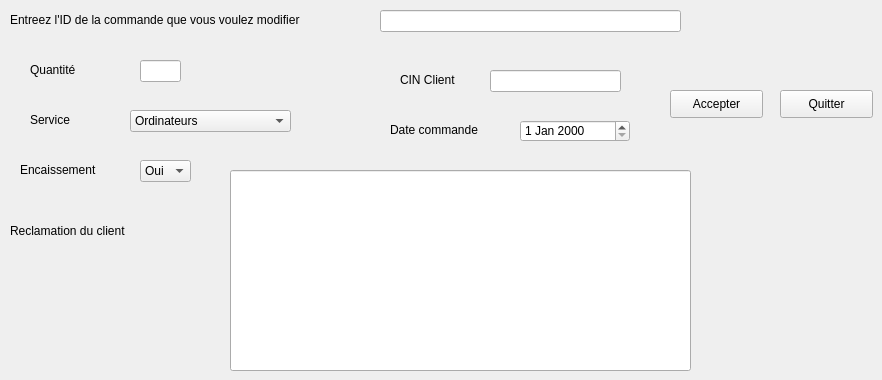
       <widget class="QWidget" name="tab_30">
        <attribute name="title">
         <string>Modifier commande</string>
        </attribute>
        <widget class="QLineEdit" name="m_reclamation_slim">
         <property name="geometry">
          <rect>
           <x>230</x>
           <y>170</y>
           <width>461</width>
           <height>201</height>
          </rect>
         </property>
        </widget>
        <widget class="QLabel" name="label_11_slim">
         <property name="geometry">
          <rect>
           <x>10</x>
           <y>10</y>
           <width>321</width>
           <height>20</height>
          </rect>
         </property>
         <property name="text">
          <string>Entreez l'ID de la commande que vous voulez modifier</string>
         </property>
        </widget>
        <widget class="QLineEdit" name="m_cinclient_slim">
         <property name="geometry">
          <rect>
           <x>490</x>
           <y>70</y>
           <width>131</width>
           <height>22</height>
          </rect>
         </property>
        </widget>
        <widget class="QLabel" name="label_24_slim">
         <property name="geometry">
          <rect>
           <x>20</x>
           <y>160</y>
           <width>81</width>
           <height>20</height>
          </rect>
         </property>
         <property name="text">
          <string>Encaissement</string>
         </property>
        </widget>
        <widget class="QPushButton" name="A_quitter4_slim">
         <property name="geometry">
          <rect>
           <x>780</x>
           <y>90</y>
           <width>93</width>
           <height>28</height>
          </rect>
         </property>
         <property name="text">
          <string>Quitter</string>
         </property>
        </widget>
        <widget class="QLabel" name="label_25_slim">
         <property name="geometry">
          <rect>
           <x>30</x>
           <y>110</y>
           <width>81</width>
           <height>20</height>
          </rect>
         </property>
         <property name="text">
          <string>Service</string>
         </property>
        </widget>
        <widget class="QPushButton" name="modifier_slim">
         <property name="geometry">
          <rect>
           <x>670</x>
           <y>90</y>
           <width>93</width>
           <height>28</height>
          </rect>
         </property>
         <property name="text">
          <string>Accepter</string>
         </property>
        </widget>
        <widget class="QLabel" name="label_26_slim">
         <property name="geometry">
          <rect>
           <x>400</x>
           <y>70</y>
           <width>81</width>
           <height>20</height>
          </rect>
         </property>
         <property name="text">
          <string>CIN Client</string>
         </property>
        </widget>
        <widget class="QLabel" name="label_15_slim">
         <property name="geometry">
          <rect>
           <x>10</x>
           <y>210</y>
           <width>131</width>
           <height>41</height>
          </rect>
         </property>
         <property name="text">
          <string>Reclamation du client</string>
         </property>
        </widget>
        <widget class="QLabel" name="label_16_slim">
         <property name="geometry">
          <rect>
           <x>390</x>
           <y>120</y>
           <width>101</width>
           <height>20</height>
          </rect>
         </property>
         <property name="text">
          <string>Date commande</string>
         </property>
        </widget>
        <widget class="QLineEdit" name="m_quantite_slim">
         <property name="geometry">
          <rect>
           <x>140</x>
           <y>60</y>
           <width>41</width>
           <height>22</height>
          </rect>
         </property>
        </widget>
        <widget class="QLabel" name="label_17_slim">
         <property name="geometry">
          <rect>
           <x>30</x>
           <y>60</y>
           <width>81</width>
           <height>20</height>
          </rect>
         </property>
         <property name="text">
          <string>Quantité</string>
         </property>
        </widget>
        <widget class="QDateEdit" name="m_datecommande_slim">
         <property name="geometry">
          <rect>
           <x>520</x>
           <y>120</y>
           <width>110</width>
           <height>22</height>
          </rect>
         </property>
        </widget>
        <widget class="QComboBox" name="m_service_slim">
         <property name="geometry">
          <rect>
           <x>130</x>
           <y>110</y>
           <width>161</width>
           <height>22</height>
          </rect>
         </property>
         <item>
          <property name="text">
           <string>Ordinateurs</string>
          </property>
         </item>
         <item>
          <property name="text">
           <string>Smartphones</string>
          </property>
         </item>
         <item>
          <property name="text">
           <string>Accesoires</string>
          </property>
         </item>
         <item>
          <property name="text">
           <string>Objets connectés </string>
          </property>
         </item>
        </widget>
        <widget class="QComboBox" name="m_encaissement_slim">
         <property name="geometry">
          <rect>
           <x>140</x>
           <y>160</y>
           <width>51</width>
           <height>22</height>
          </rect>
         </property>
         <item>
          <property name="text">
           <string>Oui</string>
          </property>
         </item>
         <item>
          <property name="text">
           <string>Non</string>
          </property>
         </item>
        </widget>
        <widget class="QLineEdit" name="m_idcommande_slim">
         <property name="geometry">
          <rect>
           <x>380</x>
           <y>10</y>
           <width>301</width>
           <height>22</height>
          </rect>
         </property>
        </widget>
       </widget>
